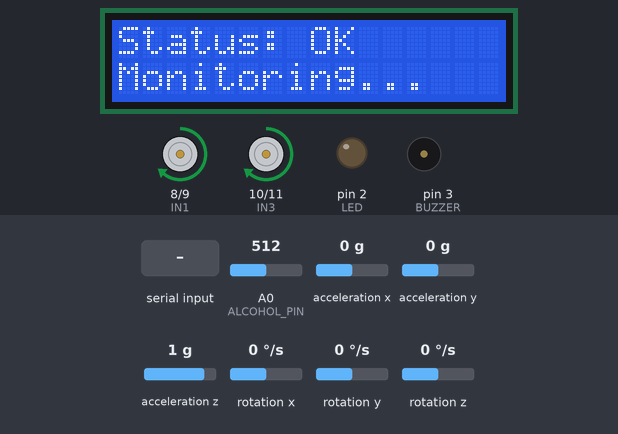
This sketch was run on a simulated Arduino Uno, built with avr-gcc and run on an emulated ATmega328P. Shown: 16×2 character LCD, motor-driver pin pairs drawn as motors (green arrow = first pin HIGH = forward, orange = second pin HIGH = backward, longer = more drive, scaled by the enable pin), output pins drawn as LEDs (lit = HIGH), buzzer (waves = sounding). Wiring (inferred from the names in the program): MPU-6050 motion sensor at I2C address 0x68. Dashed ring = blinking. Inputs (shaded band) come from the test bench; at power-on: rotation x 0 °/s, A0 (ALCOHOL_PIN) = 512, acceleration x 0 g, acceleration y 0 g, acceleration z 1 g, rotation y 0 °/s, rotation z 0 °/s. What the sketch prints to the serial monitor is not drawn.

Above: at 3.3 s.
3.4 s: rotation x set to -29 °/s
4.9 s: rotation x set to -35 °/s
At 5.3 s:
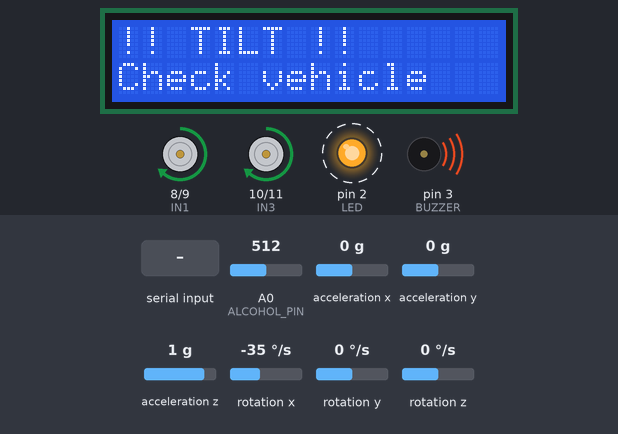
7.9 s: A0 (ALCOHOL_PIN) set to 793
9.4 s: A0 (ALCOHOL_PIN) set to 815
13.6 s: A0 (ALCOHOL_PIN) set to 790
At 14.7 s:
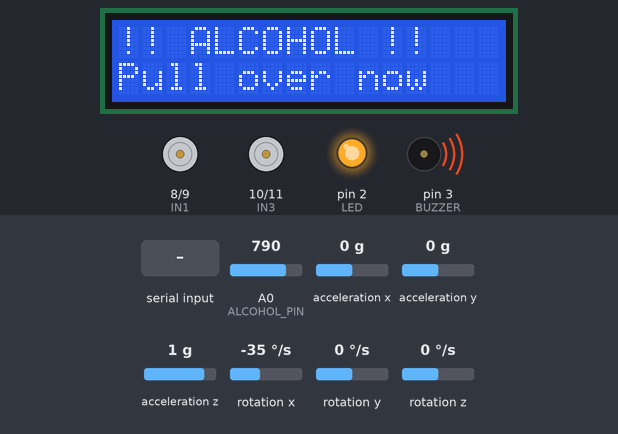
At 15.1 s:
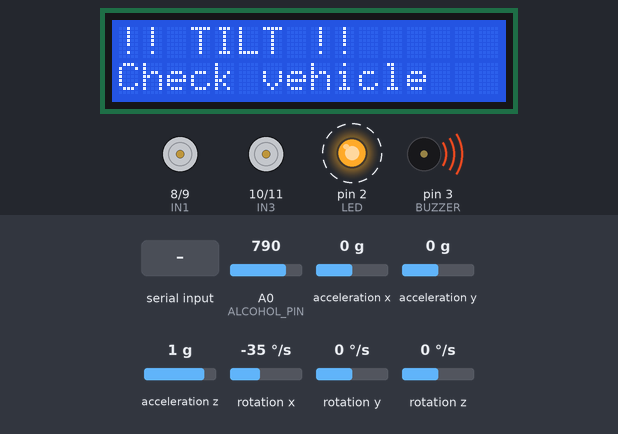
16.2 s: "EAR:0.33\n" received over Serial
Timing chart, 0 to 20.2 s (numbered marks = the images above; inputs shaded):
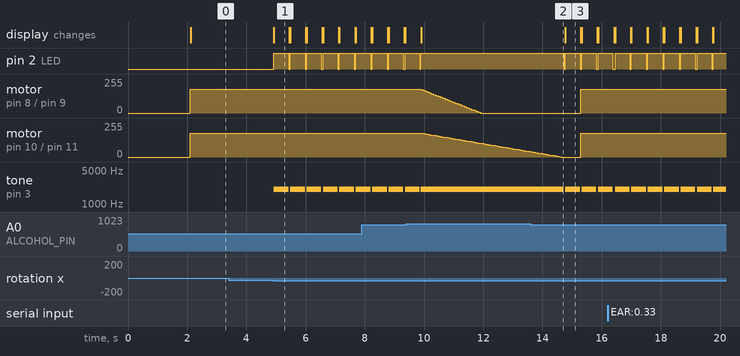

The sketch:

AI_Driver_Monitoring_Smart_Dashboard.ino
```cpp
// =============================================
// AI Driver Monitoring Smart Dashboard
// Arduino Control Code with MPU6050 + LCD
// =============================================

#include <Wire.h>
#include <LiquidCrystal_I2C.h>

// LCD setup (address 0x27, 16 columns, 2 rows)
LiquidCrystal_I2C lcd(0x27, 16, 2);

// Motor pins
#define IN1 8
#define IN2 9
#define IN3 10
#define IN4 11
#define ENA 5
#define ENB 6

// Alert pins
#define LED    2
#define BUZZER 3

// Alcohol sensor
#define ALCOHOL_PIN       A0
#define ALCOHOL_THRESHOLD 800

// Speed settings
#define NORMAL_SPEED 180

// MPU6050
#define MPU6050_ADDR   0x68
#define JOLT_THRESHOLD 3.0
#define TILT_THRESHOLD 30.0

// Raw MPU6050 values
int16_t ax, ay, az;
int16_t gx, gy, gz;

// Converted values
float accel_x, accel_y, accel_z;
float tilt_x, tilt_y;

void setup() {
  Serial.begin(9600);

  // Motor pins
  pinMode(IN1, OUTPUT);
  pinMode(IN2, OUTPUT);
  pinMode(IN3, OUTPUT);
  pinMode(IN4, OUTPUT);
  pinMode(ENA, OUTPUT);
  pinMode(ENB, OUTPUT);

  // Alert pins
  pinMode(LED, OUTPUT);
  pinMode(BUZZER, OUTPUT);

  // Wake up MPU6050
  Wire.begin();
  Wire.beginTransmission(MPU6050_ADDR);
  Wire.write(0x6B);
  Wire.write(0x00);
  Wire.endTransmission(true);

  // Start LCD
  lcd.init();
  lcd.backlight();
  lcd.setCursor(0, 0);
  lcd.print("System starting");
  lcd.setCursor(0, 1);
  lcd.print("Please wait...");
  delay(2000);
  lcd.clear();

  Serial.println("Arduino ready");
  moveForward(NORMAL_SPEED);
  updateLCD("Status: OK", "Monitoring...");
}

void loop() {
  String command = "";

  // Read MPU6050
  readMPU6050();
  detectMotionEvents();

  // Check alcohol sensor
  int alcoholValue = analogRead(ALCOHOL_PIN);
  if (alcoholValue > ALCOHOL_THRESHOLD) {
    Serial.println("ALCOHOL_DETECTED");
    soundAlert();
    updateLCD("!! ALCOHOL !!", "Pull over now");
    parkingStop();
    while (analogRead(ALCOHOL_PIN) > ALCOHOL_THRESHOLD) {
      delay(500);
    }
    silenceAlert();
    updateLCD("Status: OK", "Monitoring...");
    return;
  }

  silenceAlert();

  // Listen for Pi commands
  if (Serial.available()) {
    command = Serial.readStringUntil('\n');
    command.trim();

    if (command == "DROWSY") {
      soundAlert();
      updateLCD("!! DROWSY !!", "Stopping car");
      parkingStop();

    } else if (command.startsWith("EAR:")) {
      // Pi can send EAR value for display
      // Format: "EAR:0.33"
      String earStr = command.substring(4);
      updateLCD("Status: OK", "EAR: " + earStr);
      moveForward(NORMAL_SPEED);

    } else if (command == "WARNING") {
      updateLCD("WARNING", "Eyes closing...");

    } else if (command == "OK") {
      silenceAlert();
      updateLCD("Status: OK", "Monitoring...");
      moveForward(NORMAL_SPEED);
    }
  } else {
    moveForward(NORMAL_SPEED);
  }
}

// ── LCD function ──────────────────────────

void updateLCD(String line1, String line2) {
  lcd.clear();
  lcd.setCursor(0, 0);
  lcd.print(line1);
  lcd.setCursor(0, 1);
  lcd.print(line2);
}

// ── MPU6050 functions ─────────────────────

void readMPU6050() {
  Wire.beginTransmission(MPU6050_ADDR);
  Wire.write(0x3B);
  Wire.endTransmission(false);
  Wire.requestFrom(MPU6050_ADDR, 14, true);

  ax = Wire.read() << 8 | Wire.read();
  ay = Wire.read() << 8 | Wire.read();
  az = Wire.read() << 8 | Wire.read();

  Wire.read(); Wire.read();  // temperature (unused)

  gx = Wire.read() << 8 | Wire.read();
  gy = Wire.read() << 8 | Wire.read();
  gz = Wire.read() << 8 | Wire.read();

  accel_x = ax / 16384.0;
  accel_y = ay / 16384.0;
  accel_z = az / 16384.0;

  tilt_x = gx / 131.0;
  tilt_y = gy / 131.0;
}

void detectMotionEvents() {
  bool alert = false;

  if (abs(accel_x) > JOLT_THRESHOLD ||
      abs(accel_y) > JOLT_THRESHOLD) {
    Serial.println("JOLT_DETECTED");
    updateLCD("!! JOLT !!", "Erratic motion");
    alert = true;
  }

  if (abs(tilt_x) > TILT_THRESHOLD ||
      abs(tilt_y) > TILT_THRESHOLD) {
    Serial.println("TILT_DETECTED");
    updateLCD("!! TILT !!", "Check vehicle");
    alert = true;
  }

  if (alert) {
    tone(BUZZER, 2000);
    digitalWrite(LED, HIGH);
    delay(500);
    noTone(BUZZER);
    digitalWrite(LED, LOW);
    updateLCD("Status: OK", "Monitoring...");
  }
}

// ── Motor functions ───────────────────────

void moveForward(int speed) {
  analogWrite(ENA, speed);
  analogWrite(ENB, speed);
  digitalWrite(IN1, HIGH);
  digitalWrite(IN2, LOW);
  digitalWrite(IN3, HIGH);
  digitalWrite(IN4, LOW);
}

void parkingStop() {
  int rightSpeed = NORMAL_SPEED;
  int leftSpeed  = NORMAL_SPEED;

  digitalWrite(IN1, HIGH);
  digitalWrite(IN2, LOW);
  digitalWrite(IN3, HIGH);
  digitalWrite(IN4, LOW);

  while (rightSpeed > 0) {
    rightSpeed -= 3;
    leftSpeed  -= 7;
    if (rightSpeed < 0) rightSpeed = 0;
    if (leftSpeed  < 0) leftSpeed  = 0;
    analogWrite(ENA, leftSpeed);
    analogWrite(ENB, rightSpeed);
    delay(80);
  }

  stopMotors();
  Serial.println("Parking stop complete");
}

void stopMotors() {
  analogWrite(ENA, 0);
  analogWrite(ENB, 0);
  digitalWrite(IN1, LOW);
  digitalWrite(IN2, LOW);
  digitalWrite(IN3, LOW);
  digitalWrite(IN4, LOW);
}

// ── Alert functions ───────────────────────

void soundAlert() {
  tone(BUZZER, 2000);
  digitalWrite(LED, HIGH);
}

void silenceAlert() {
  noTone(BUZZER);
  digitalWrite(LED, LOW);
}
```

Measured:
- the behaviour switches between -30 and -31 °/s on rotation x (found by bisection; images 0 and 1)
- after the input at 3.4 s, every drawn part: stays the same
- after the input at 4.9 s, pin 2 (LED): alternates HIGH for 0.50 s and LOW for 0.05 s, starting at once; tone on pin 3 (BUZZER): alternates 2000 Hz for 0.50 s and silent for 0.05 s, starting at once; the display: changes at once (image 1)
- after the input at 9.4 s, pin 2 (LED): goes on until 9.9 s, then stays HIGH; motor on pin 8 (IN1) / pin 9 (IN2): moves from forward 180/255 to stopped over 2.0 s, starting after 0.51 s
- after the input at 13.6 s, pin 2 (LED): alternates HIGH for 0.50 s and LOW for 0.05 s, starting after 1.1 s; motor on pin 8 (IN1) / pin 9 (IN2): stopped → forward 180/255 after 1.7 s; tone on pin 3 (BUZZER): alternates 2000 Hz for 0.50 s and silent for 0.05 s, starting after 1.1 s; the display: changes after 1.2 s (image 3)
- what the display in image 1 shows lasts 0.6 s, from 4.9 s to 5.5 s
